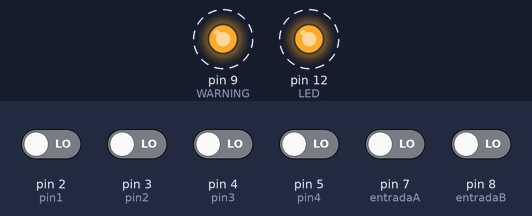
This sketch was run on a simulated Arduino Uno, built with avr-gcc and run on an emulated ATmega328P. Parts: output pins drawn as LEDs (lit = HIGH). Dashed ring = blinking. The inputs (shaded band) are chosen by the test bench; at power-on: pin 2 (pin1), pin 3 (pin2), pin 4 (pin3), pin 5 (pin4), pin 7 (entradaA), pin 8 (entradaB) LOW.

Above: at 2.0 s.
2.1 s: pin 7 (entradaA) driven HIGH
At 2.25 s:
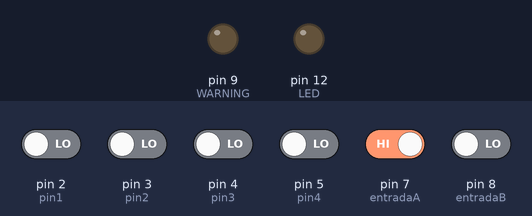
At 3.0 s:
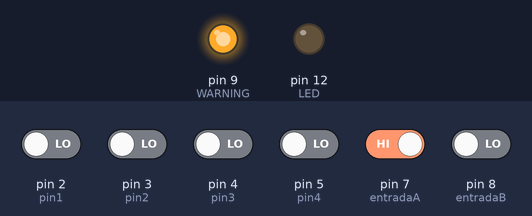
3.9 s: pin 2 (pin1) driven HIGH and pin 7 (entradaA) driven LOW
7.1 s: pin 8 (entradaB) driven HIGH
At 7.9 s:
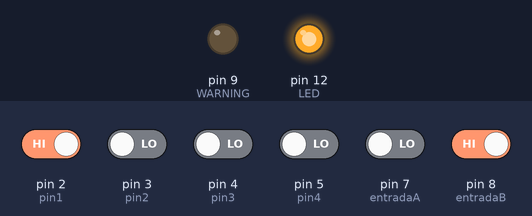
Timing chart, 0 to 14.6 s (numbered marks = the images above; inputs shaded):
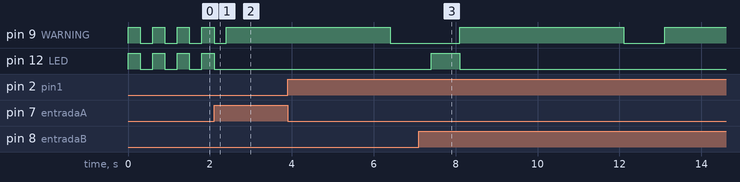

The sketch:

comparadorDeDosNumeros.ino
```cpp
int pin1=2, pin2=3,pin3=4, pin4=5, entradaA=7, entradaB=8, LED=12, WARNING=9;
int estadoA=0,estadoB=0;
int valor1=0,valor2=0,valor3=0,valor4=0,resultA=0,resultB=0;
void setup() {
  // put your setup code here, to run once:
  pinMode(pin1,INPUT);
  pinMode(pin2,INPUT);
  pinMode(pin3,INPUT);
  pinMode(pin4,INPUT);
    pinMode(WARNING,OUTPUT);
    pinMode(entradaA,INPUT);
    pinMode(entradaB,INPUT);
    pinMode(LED,OUTPUT);
}
void loop() {
  estadoA=digitalRead(entradaA);
  estadoB=digitalRead(entradaB);

  if(estadoA==HIGH && estadoB==HIGH){
    digitalWrite(WARNING,HIGH);
    delay(500);
    digitalWrite(WARNING,LOW);
    delay(500);
    digitalWrite(WARNING,HIGH);
    delay(500);
    digitalWrite(WARNING,LOW);
    delay(500);
  }else if(estadoA==HIGH){
      valor1=digitalRead(pin1);
      valor2=digitalRead(pin2);
      valor3=digitalRead(pin3);
      valor4=digitalRead(pin4);
    if(valor1==HIGH){
      resultA=1+resultA;
    }
    if(valor2==HIGH){
      resultA=2+resultA;
    }
    if(valor3==HIGH){
      resultA=4+resultA;
    }
    if(valor4==HIGH){
      resultA=8+resultA;
    }
      resultA=resultA;

      while(estadoA==HIGH && estadoB==LOW){
        digitalWrite(WARNING,HIGH);
        delay(4000);
        digitalWrite(WARNING,LOW);
        delay(1000);
        estadoA=digitalRead(entradaA);
      }
      digitalWrite(LED,HIGH);
      delay(700);
      digitalWrite(LED,LOW);

  }else if(estadoB==HIGH && estadoA==LOW){
      valor1=digitalRead(pin1);
      valor2=digitalRead(pin2);
      valor3=digitalRead(pin3);
      valor4=digitalRead(pin4);
    if(valor1==HIGH){
      resultB=1+resultB;
    }
    if(valor2==HIGH){
      resultB=2+resultB;
    }
    if(valor3==HIGH){
      resultB=4+resultB;
    }
    if(valor4==HIGH){
      resultB=8+resultB;
    }
      resultB=resultB;
       while(estadoA==LOW && estadoB==HIGH){
        digitalWrite(WARNING,HIGH);
        delay(4000);
        digitalWrite(WARNING,LOW);
        delay(1000);
        estadoB=digitalRead(entradaB);
      }
      digitalWrite(LED,LOW);

           if(resultA>resultB){
        digitalWrite(LED,HIGH);
        delay(10000);
      }else if(resultB>resultA){
        digitalWrite(LED,LOW);
        delay(10000);
      }
    }

    else{
      digitalWrite(WARNING,HIGH);
       digitalWrite(LED,HIGH);
      delay(300);
     digitalWrite(WARNING,LOW);
       digitalWrite(LED,LOW);
      delay(300);
      resultA=0;
      resultB=0;
    }

}
```

Measured:
- after the input at 2.1 s, pin 9 (WARNING): goes on until 2.4 s, then stays HIGH; pin 12 (LED): goes on until 2.1 s, then stays LOW
- by itself, pin 9 (WARNING), pin 12 (LED): alternates HIGH for 0.30 s and LOW for 0.30 s
